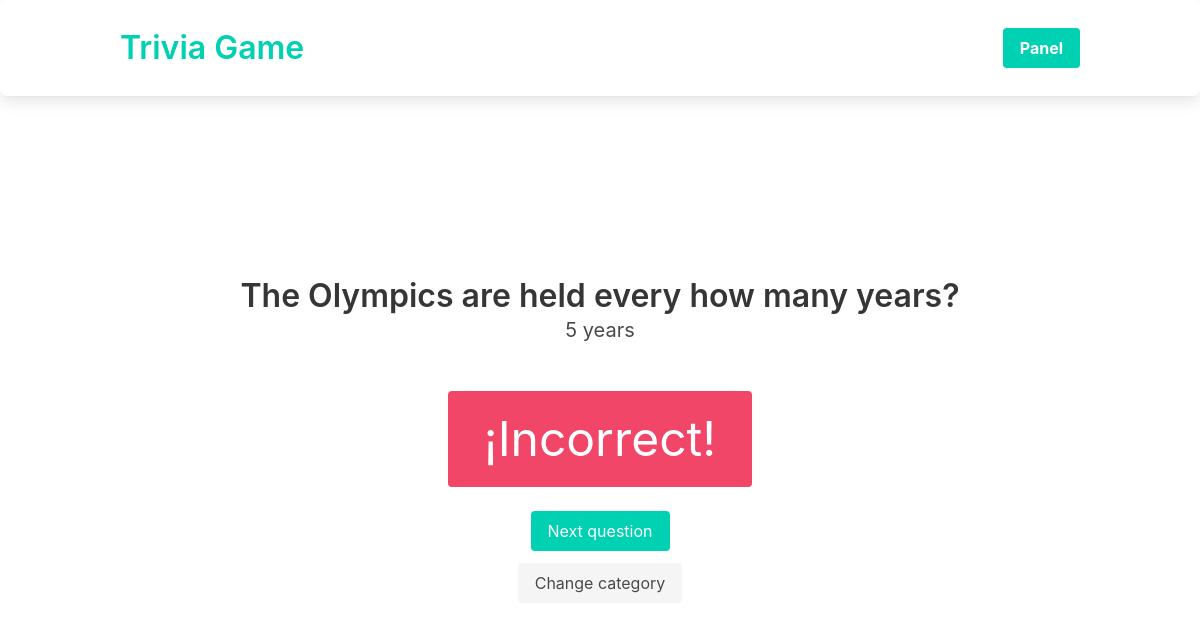
The page /trivia/answer/8 on the database as committed earlier.
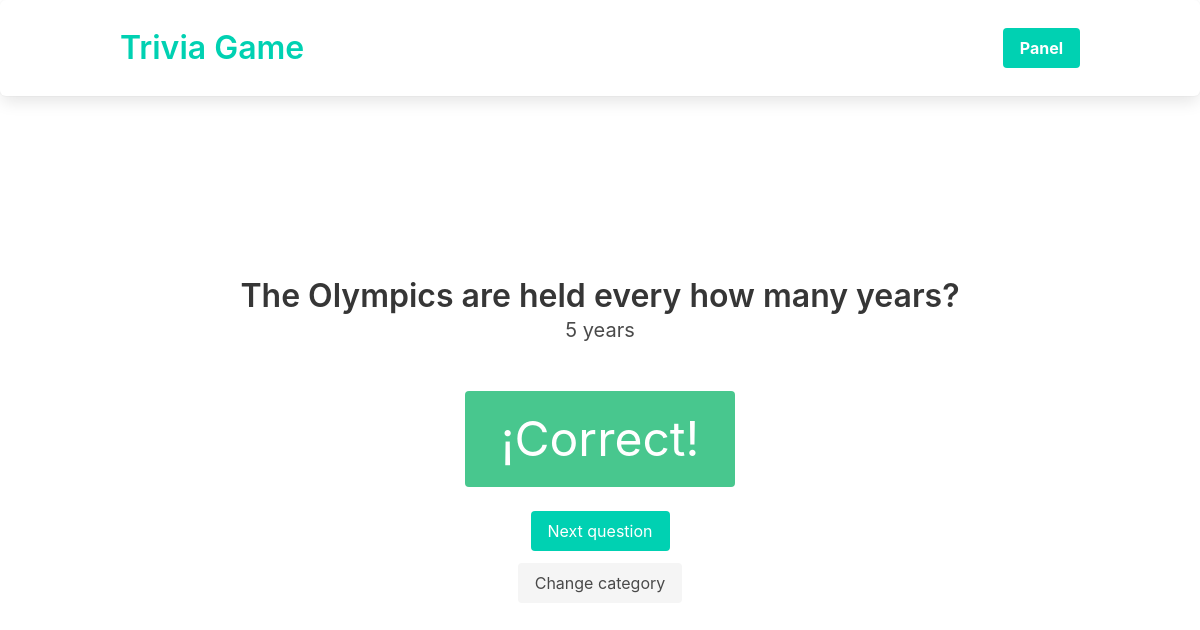
The same page on the database as committed later.
### app/trivia/views.py (the view)
class ShowAnswer(View):
    def get(self, request, answer_id, *args, **kwargs):
        known = request.session.get("known", [])
        answer = get_object_or_404(Answer, pk=answer_id)
        if answer.is_correct:
            known.append(answer.question.id)
            request.session["known"] = known
        return render(request, "trivia/show-answer.html", context={"answer": answer})

### app/trivia/models.py (called while the page is built)
    def __str__(self) -> str:
        return self.question

    def __str__(self) -> str:
        return self.answer

### app/templates/trivia/show-answer.html
{% extends 'base.html' %} {% block content %}
<div
  class="is-flex is-vh-80 is-justify-content-center is-align-items-center is-flex-direction-column"
>
  <h2 class="title">{{ answer.question }}</h2>
  <h3 class="subtitle">{{ answer }}</h3>
  <br />
  <h3 class="subtitle is-block">
    {% if answer.is_correct %}
    <span class="tag is-success is-size-1">¡Correct!</span>
    {% else %}
    <span class="tag is-danger is-size-1">¡Incorrect!</span>
    {% endif %}
  </h3>
  <a
    href="{% url 'trivia:play' category_id=answer.question.category.id %}"
    class="button is-primary mb-3"
    >Next question</a
  >
  <a href="{% url 'trivia:category' %}" class="button is-light"
    >Change category</a
  >
</div>
{% endblock content %}

Rows that differ between the two databases and show on the page:
changed Answer "The Olympics are held every how many years?": is_correct False → True (drawn)
Other text that changed with them:
text no longer shown: "¡Incorrect!"
text now shown: "¡Correct!"
